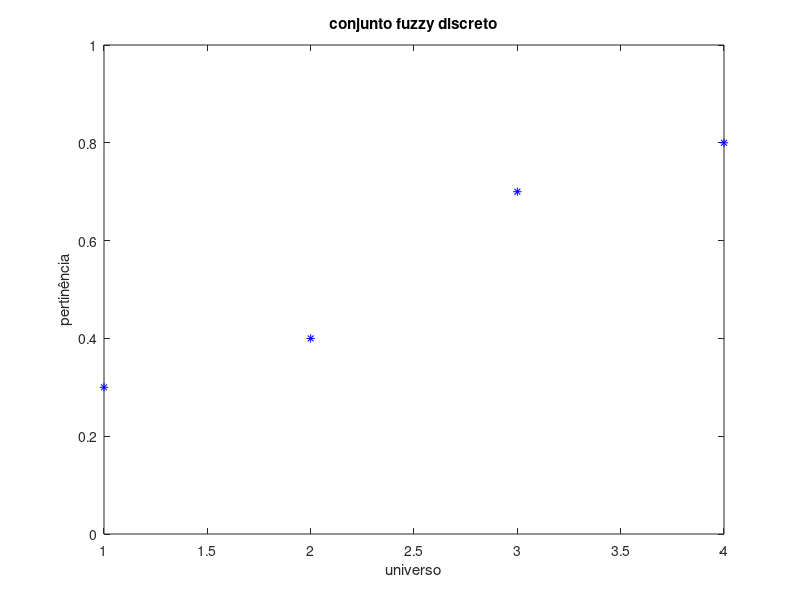
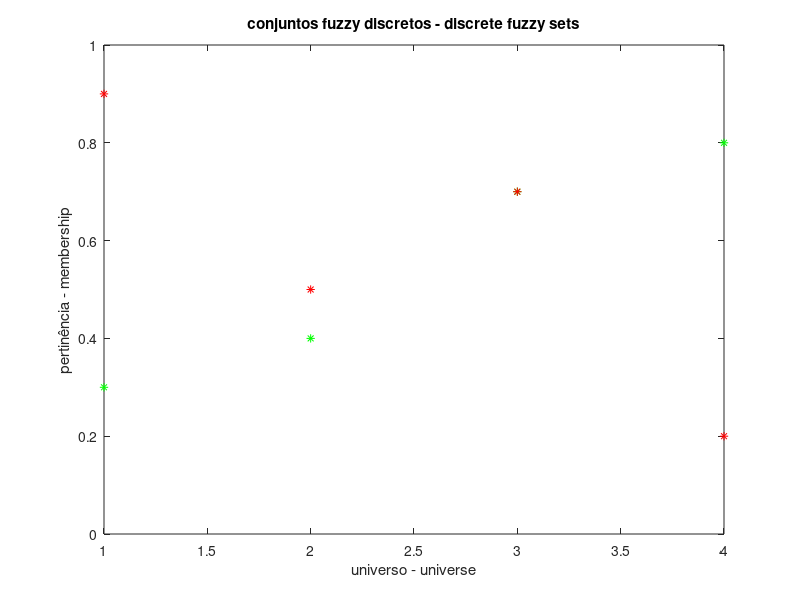
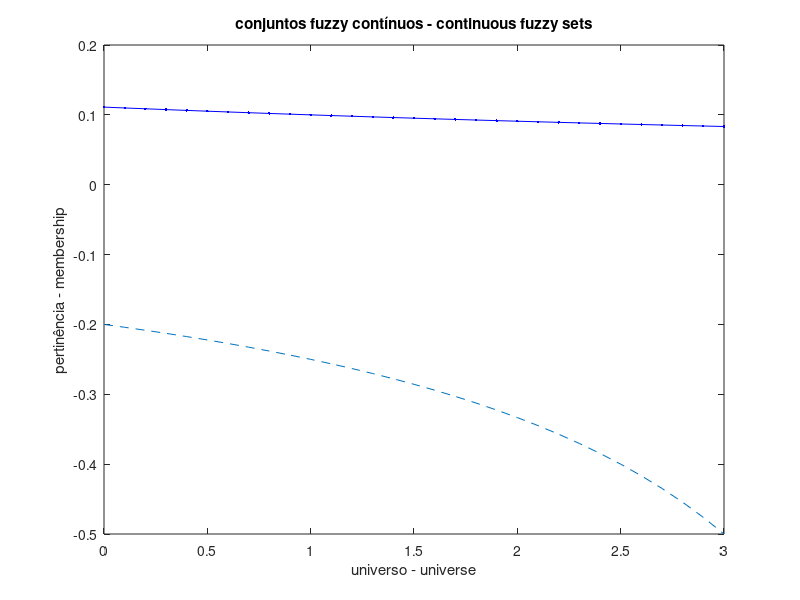

Here is the MATLAB script that generated these plots, in order:
#Aguiar, H.; Oliveira Jr. (orgs). Inteligência Computacional. São Paulo: Thomson, 2007.

#conjunto fuzzy discreto A = {(1,0.3), (2,0.4), (3, 0.7), (4,0.8)}

x = [1 2 3 4];
mu = [0.3 0.4 0.7 0.8];
figure(1);
plot(x,mu,'b*')
axis ([x(1), x(end), 0, 1]);
title('conjunto fuzzy discreto')
xlabel('universo')
ylabel('pertinência')

#mesmo universo, mas com pertinências distintas

mu_2 = [0.9 0.5 0.7 0.2];
figure(2)
plot(x, mu, 'g*')
axis ([x(1), x(end), 0, 1]);
hold on
plot(x, mu_2, 'r*')
title('conjuntos fuzzy discretos - discrete fuzzy sets')
xlabel('universo - universe')
ylabel('pertinência - membership')
hold off

#conjuntos fuzzy contínuos
# A = {0<=x<=3; mu(x) = 1/ (x+9)}
# B = {0<=x<=3; mu(x) = 1/ (x-5)}

x = [0:0.1:3];
mu3 = 1 ./ (x + 9);
mu4 = 1 ./ (x - 5);
figure(3)
plot(x, mu3, 'b.-', x, mu4, '--');
axis ([x(1), x(end), -0.5, 0.2]);
title('conjuntos fuzzy contínuos - continuous fuzzy sets');
xlabel('universo - universe')
ylabel('pertinência - membership')

